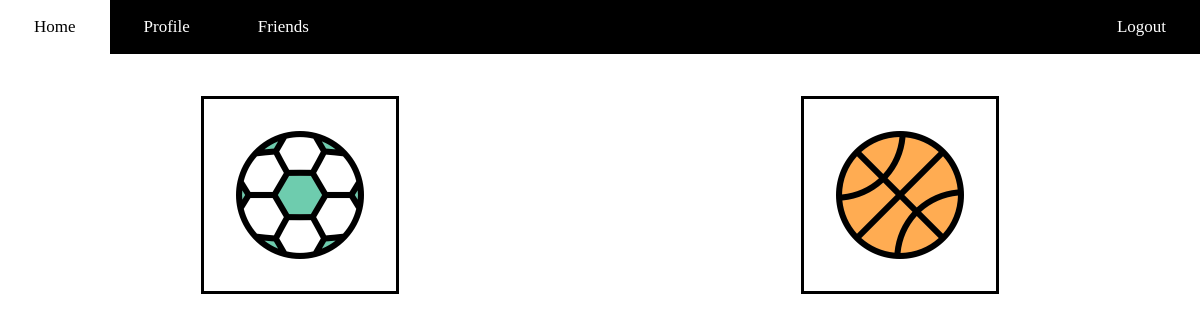
The app's page / (signed in), older data.
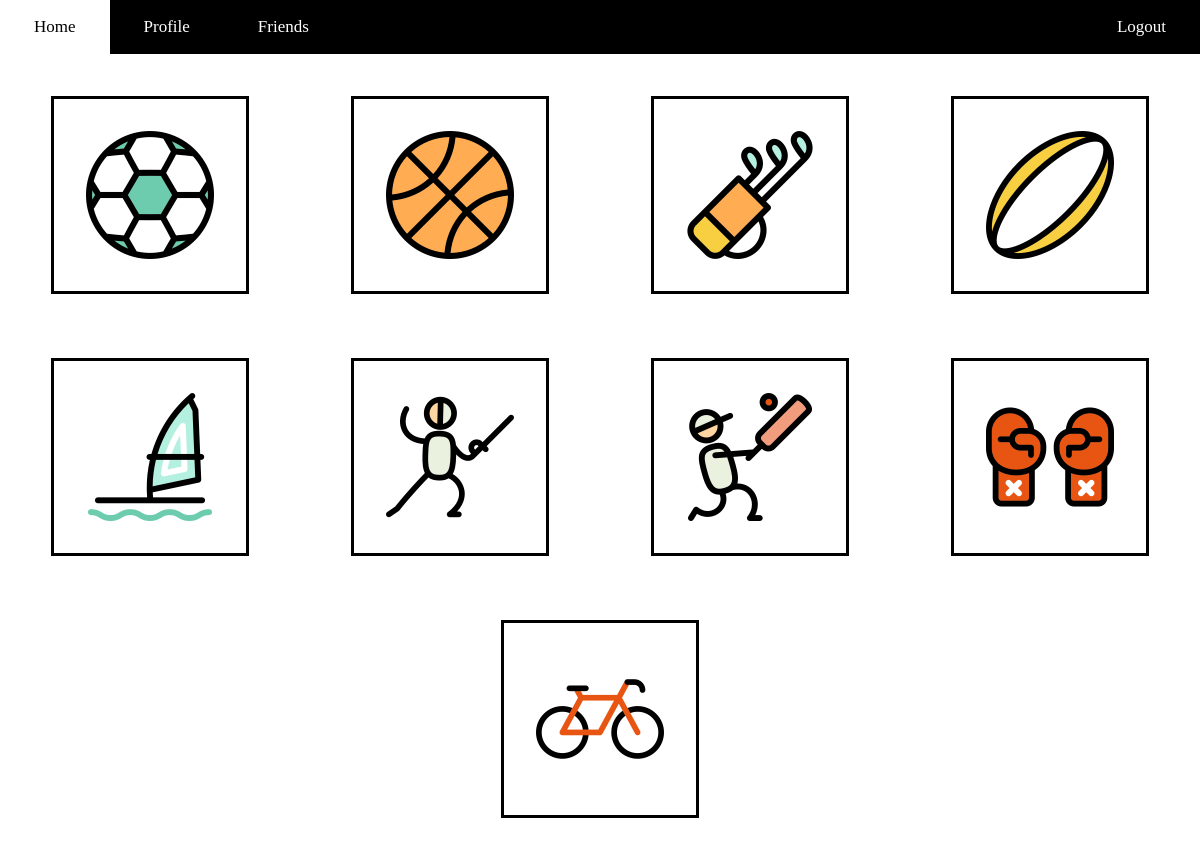
The same page, newer data.
### home/models.py (models this page shows, shortened)
class Sport(models.Model):
    name        = models.CharField(max_length=30)
    image_name  = models.CharField(max_length=50)

### home/views.py (the view)
# urls.py: 2. Add a URL to urlpatterns:  path('', views.home, name='home')
def home(request):
    sports = models.Sport.objects.all()
    return render(request, 'home/home.html', {'sports': sports})

### home/templates/home/home.html (shortened to what this page needs)
<!DOCTYPE html>
{% extends 'base.html' %}
{% load static %}
	{% block extra_head %}
	<link rel="stylesheet" href="{% static "css/style.css" %}"/>
	{% endblock %}
	{% block content %}
	<div class="container">
		{% for sport in sports %}
		<a class="item" href={% url 'sport' sport.name %}>
			<img class="img" src="{% static "images/"|add:sport.image_name %}">
		</a>
		{% endfor %}
	</div>
	{% endblock %}

### templates/base.html (shortened to what this page needs)
<html>
{% load static %}
    <head>
	<link rel="stylesheet" href="{% static 'base.css' %}">
        {% block extra_head %}{% endblock %}
    </head>
<body>
	<nav class="topnav">
      <a href="{% url 'home' %}">Home</a>
		{% if user.is_authenticated %}
        <a href="{% url 'profile' %}">Profile</a>
        <a href="{% url 'friends' %}">Friends</a>
		<a class="right" href="{% url 'logout' %}">Logout</a>
		{% else %}
		<a class="right" href="{% url 'login' %}">Login</a>
		<a class="right" href="{% url 'signin' %}">Signin</a>
		{% endif %}
	</nav>
	{% block content %}
	{% endblock %}
<body>
</html>

### static/base.css (style rules this page uses)
.topnav { top: 0; margin: 0; margin-bottom: 2em; width: 100%; overflow: hidden; background-color: black; position: fixed; z-index: 9999; }
.topnav a { padding: 1em 2em; float: left; text-align: center; text-decoration: none; font-size: 17px; color: white; display: block; }
.topnav a.right { float: right; }
html, body { margin: 0; padding: 0; }

### home/static/css/style.css (style rules this page uses)
.container { margin-top: 4em; display: flex; flex-wrap: wrap; justify-content: space-around; height: max-height; }
.item { display: flex; width: 8em; height: 8em; border: black; padding: 2em; margin: 2em; border-width: 0.2em; border-style: solid; }
.img { width: 8em; height: 8em; }

Row changes from the older to the newer data that the page shows:
added Sport: image_name (picture)
added Sport: image_name (picture)
added Sport: image_name (picture)
added Sport: image_name (picture)
added Sport: image_name (picture)
added Sport: image_name (picture)
added Sport: image_name (picture)
